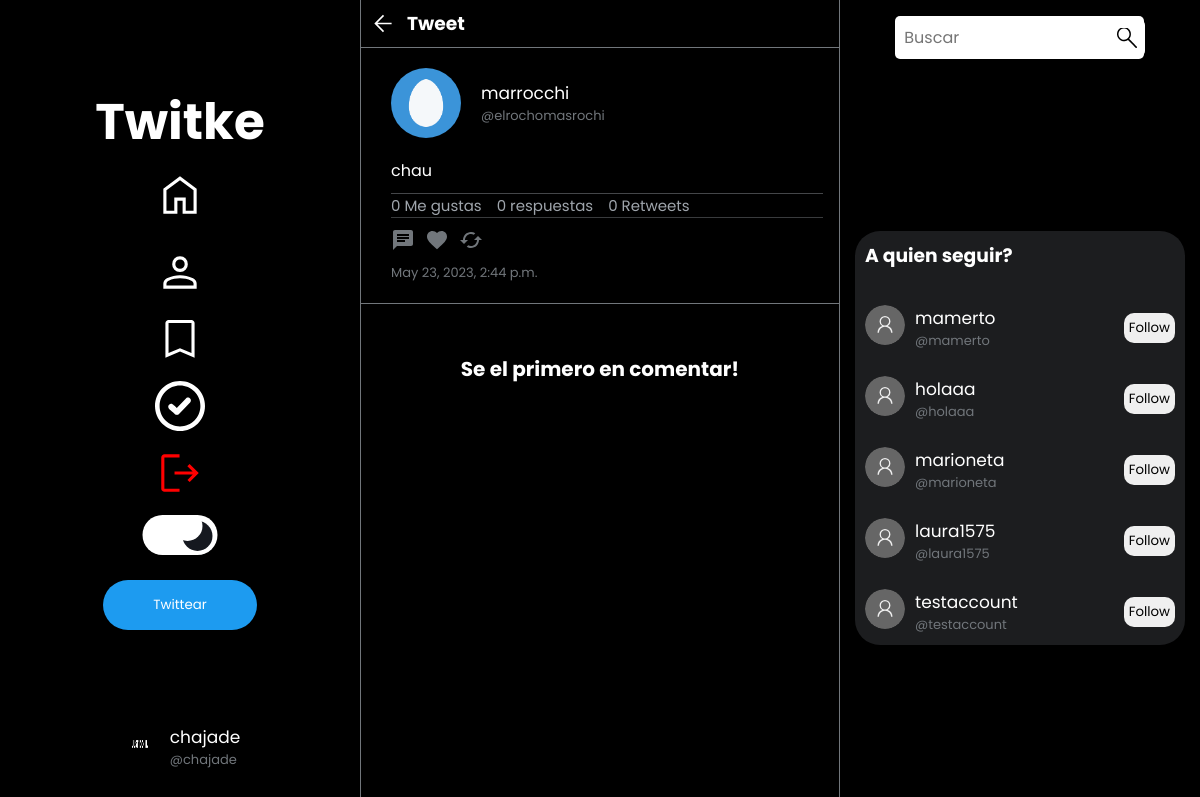
Page /tweet/detail/173 (signed in) on the committed database.
### profiles/models.py (models this page shows, shortened)
class Profiles(models.Model):
    user = models.ForeignKey(User, null=True, on_delete=models.CASCADE )
    username = models.CharField(max_length=30, null=True, default="")
    keeps = models.ManyToManyField(Tweet, related_name='kept_by_profiles', blank=True)
    retweets = models.ManyToManyField(Tweet, related_name='retweets_by_profiles', blank=True)
    biography = models.TextField(max_length=250,  null=True, default="", blank=True)
    profileImage = models.ImageField(null=True, blank=True, upload_to='profileImages')
    profileBanner = models.ImageField(null=True, blank=True, upload_to='profileBanners')
    followers = models.IntegerField(default=0)
    followers_users = models.ManyToManyField('self', symmetrical=False, related_name="followage", blank=True)
    followed_users = models.ManyToManyField('self', symmetrical=False, related_name='following', blank=True)
    like_tweets = models.ManyToManyField(Tweet, related_name='liked', blank=True)
    birthday = models.DateField(null=True)
    webSite = models.CharField(null=True, max_length=100)
    created_at = models.DateTimeField(auto_now_add=True)
    is_verified = models.BooleanField(default=False)
    darkMode = models.BooleanField(default=False)

### tweet_profiles/models.py (models this page shows)
class Tweet_profile(models.Model):
    tweet = models.ForeignKey(Tweet, null=True, on_delete=models.CASCADE)
    profile = models.ForeignKey(Profiles, null=True, on_delete=models.CASCADE)
    retwitted_by = models.ManyToManyField(Profiles, related_name="retweet_users")
    likes_users = models.ManyToManyField(Profiles, related_name="likes_tweets")
    haveMultimedia = models.BooleanField(default=False)

### tweets/models.py (models this page shows)
class Tweet(models.Model):
    user = models.ForeignKey(User, null=True, on_delete=models.CASCADE)
    content = models.TextField(max_length=180)
    created_at = models.DateTimeField(auto_now_add=True)
    likes = models.IntegerField(default=0)
    retweets = models.IntegerField(default=0)
    edited = models.BooleanField(default=False)
    parent_tweet = models.IntegerField(null=True)
    responses = models.IntegerField(null=True, default=0)

### tweets/views.py (the view)
# urls.py: path('tweet/detail/<int:id>', views.tweetDetails, name="tweetDetails"),
def tweetDetails(request, id):
    tweet = Tweet_profile.objects.all().filter(tweet__parent_tweet = id)
    parent_tweet = Tweet_profile.objects.get(tweet_id = id)
    profile = Profiles.objects.get(id=parent_tweet.profile.user.id)
    likes = parent_tweet.likes_users.all()
    return render(request, 'tweetDetail.html',{
        'tweets': tweet,
        'parent_tweet': parent_tweet,
        'profile': profile,
        'likes': likes,
        'is_self': request.user.is_authenticated and request.user.id == id
    })

### tweets/context_processors.py (called while the page is built)
def random_users(request):
    random_users = []
    if request.user.is_authenticated:
        if request.user.is_authenticated:
            current_profile = Profiles.objects.get(user__username = request.user.username)
            random_users = Profiles.objects.exclude(id__in=current_profile.followed_users.values_list('id', flat=True)).exclude(id=request.user.id).order_by('?')[:5]
    return {'random': random_users}

def current_profile(request):
    current_profile = None
    darkmode = True
    if request.user.is_authenticated:
        current_profile = Profiles.objects.get(user__username=request.user.username)
    return {'current_profile': current_profile, 'darkMode': darkmode}

### tweets/templates/tweetDetail.html (shortened to what this page needs)
{% extends 'base.html' %} {% load static %}
    {% block content %}
    <link rel="stylesheet" href="{% static 'tweetDetail.css' %}" />
    <link rel="stylesheet" href="{% static 'globalFeed.css' %}"S>
        <header class="headerDetail">
            <div class="backNav">
                <div class="firstNav">
                    <a href="#" onclick="volverAlTweetAnterior();"><svg xmlns="http://www.w3.org/2000/svg" height="40" viewBox="0 96 1000 700" width="48"><path d="M480 896 160 576l320-320 42 42-248 248h526v60H274l248 248-42 42Z"/></svg></a>
                    <h3>Tweet</h3>
                </div>
            </div>
            <div class="parent_tweet">
                <div class="asection" style="display: flex; align-items: center; gap: 20px">
                    {% if parent_tweet.profile.profileImage %}
                        <img src="{{parent_tweet.profile.profileImage.url}} " style="width: 70px; border-radius: 50%" alt="" class="profilePhoto">
                    {% endif %}
                    <div class="username-divs" style="display: flex; flex-direction: column;">
                        <form action="{% url 'myProfile' parent_tweet.profile.user.id %}">
                            <button class="usernameTweet" style="color:white">{{parent_tweet.profile.user.username}}</button>
                        </form>
                        <p class="atName" style="font-size: 13px;">@{{parent_tweet.profile.username}}</p>
                    </div>
                </div>
                <p class="content">{{parent_tweet.tweet.content}}</p>
                <div class="dataSection">
                    <p class="likesCounter">{{parent_tweet.likes_users.all.count}} Me gustas</p>
                    <p class="responses">{{parent_tweet.tweet.responses}} respuestas</p>
                    <p>0 Retweets</p>
                </div>
                <div class="buttons" style="flex-direction: row;">
                    <button class="msgButton" id="{{parent_tweet.tweet.id}}">
                        <svg class="msgSvg" xmlns="http://www.w3.org/2000/svg" height="24px" viewBox="0 0 24 24" width="24px" fill="rgba(113, 118, 123, 1)">
                            <path d="M0 0h24v24H0z" fill="none"/>
                            <path d="M20 2H4c-1.1 0-1.99.9-1.99 2L2 22l4-4h14c1.1 0 2-.9 2-2V4c0-1.1-.9-2-2-2zM6 9h12v2H6V9zm8 5H6v-2h8v2zm4-6H6V6h12v2z"/>
                        </svg>
                    </button>
                    <form action="{% url 'like' parent_tweet.tweet.id %}" class="likeForm" id="likeForm">
                        <button class="likeBtn" onclick="{% if user.is_authenticated %} like(event, this) {% endif %}"  tweet-id="{{parent_tweet.tweet.id}}" >
                            <svg class="likeSvg" {% if current_profile in parent_tweet.likes_users.all %}fill="red"{% endif %}  xmlns="http://www.w3.org/2000/svg" height="24px" viewBox="0 0 24 24" width="24px"><path  d="M0 0h24v24H0z" fill="none"/><path {% if current_profile in parent_tweet.likes_users.all %}fill="red"{% endif %} d="M12 21.35l-1.45-1.32C5.4 15.36 2 12.28 2 8.5 2 5.42 4.42 3 7.5 3c1.74 0 3.41.81 4.5 2.09C13.09 3.81 14.76 3 16.5 3 19.58 3 22 5.42 22 8.5c0 3.78-3.4 6.86-8.55 11.54L12 21.35z"/></svg>
                        </button>
                    </form>
                    <form>
                        <button>
                        </button>
                    </form>
                </div>
                <p class="created">{{parent_tweet.tweet.created_at}}</p>
            </div class="responses">
            {% if tweets %}
                {% for tweet in tweets %}
                        {% include 'Tweet.html' %}
                {% endfor %}
            {% else %}
                <h1 class="nothingHere">Se el primero en comentar!</h1>
            {% endif %}
            </div>
        {% endblock content %}

### tweets/templates/base.html (shortened to what this page needs)
{% load static %}
<!DOCTYPE html>
<html lang="es">
  <head>
    <link rel="stylesheet" href="{% static 'base.css' %}" />
  </head>
  <body class="{% if current_profile.darkMode %}dark-theme{% endif %}">
    <div class="container">
      <nav class="navbar-1">
          <ul>
            <h1 style="font-size: 50px">Twitke</h1>
            <li><a href="{% url 'globalFeed' %}"><img  class="img-ul" src="{% static 'home_FILL0_wght400_GRAD0_opsz48.svg' %}"></a><li>
            {% if user.is_authenticated %}
            <li><a href="{% url 'myProfile' user.id %}"><img class="img-ul"  src="{% static 'person_FILL0_wght400_GRAD0_opsz48.svg'%}" ></a></li>
            <li><a href="{% url 'keeped' user.id %}"><img class="img-ul"  src="{% static 'bookmark_FILL0_wght400_GRAD0_opsz48.svg' %}"></a></li>
              {% if user.is_staff %}
              <li><a class="verificateNav" href="{% url 'verificate' %}"><img  class="img-ul" src="{% static 'verify-verified-check-icon.svg' %}"></a></li>
              {% endif %}
              <li><a href="{% url 'logout' %}"><img  class="img-ul" src="{% static 'logout_FILL0_wght400_GRAD0_opsz48.svg' %}"></a></li>
              {% else %}
              <li class="signupButton"><a href="{% url 'signup' %}" ><img  class="img-ul" src="{% static 'register-14.svg' %}"></a></li>
              <li class="signinButton"><a href="{% url 'signin' %}"><img  class="img-ul" src="{% static 'login-svgrepo-com.svg' %}"></a></li>
              {% endif %}
              <form action="{% url 'darkMode' %}?next={{ request.path }}" method="POST" id="darkModeForm">
                <div class="containerToggle">
                  <button type="submit" name="" id="toggle" value="" for="submit" onclick="darkMode(event, this)"></button>
                </div>
              </form>
              <li class="twittearButton"><button>Twittear</button></li>
            </ul>
            <div class="current">
              <div class="user_card">
                {% if user.is_authenticated %}
                <div class="username2">
                  {% if current_profile.profileImage %}
                    <img src="{{current_profile.profileImage.url}} " alt="" class="fotito profilePhoto" style="width: 40px; border-radius: 50%; height:40px">
                  {% endif %}
                  <div class="usernameBase">
                    <form action="{% url 'myProfile' current_profile.user.id %}">
                      <button class="usernameTweet" style="color:white"><p>{{current_profile.user.username}}</p></button>
                    </form>
                    <p class="atName">@{{current_profile.user.username}}</p>
                  </div>
                </div>
                {% endif %}
              </div>
            </div>
        </nav>
        <main class="baseMain">
          {% block content %}
          {% endblock %}
        <nav class="navbar-2">
          <form action="{% url 'search' %}" class="searchForm">
            <div class="search-container">
              <input type="text" class="searchbar" name="search" placeholder="Buscar">
              <button type="submit" class="search-button">
                <img src="{% static '1093183.svg' %}" alt="">
              </button>
            </div>
          </form>
          <section class="aQuienSeguir">
            <h3 style="color: white;">A quien seguir?</h3>
            {% if random %}
              {% for user in random %}
                <div class="user_card">
                  <div class="username2">
                    <div class="usernameBase">
                      <form action="{% url 'myProfile' user.user.id %}">
                        <button class="usernameTweet" style="color:white"><p>{{user.user.username}}</p></button>
                      </form>
                      <p class="atName">@{{user.user.username}}</p>
                    </div>
                  </div>
                  <form action="{% url 'follow' id=user.user.id %}" id="followForm4" method="POST">
                    <button id="button4"  onclick="follow(event, this)" tweet-id="{{user.user.id}}" type="submit" class="boton"><p>{% if current_profile not in user.followers_users.all %}Follow{% else %}Unfollow{% endif %}</p></button>
                </form>
                </div>
              {% endfor %}
            {% else %}
              <li class="elseSessionLi"><a class="elseSession" href="{% url 'signin' %}">Inicia sesion para ver</a></li>
            {% endif  %}
          </section>
        </nav>
  </body>
</html>

### tweets/static/base.css (style rules this page uses)
* { margin: 0; padding: 0; font-family: 'Poppins', sans-serif; }
.container { display: flex; justify-content: center; width: 100%; position: relative; }
.baseMain { height: 100vh; display: flex; width: 40vw; }
.navbar-1, .navbar-2 { width: 30vw; background-color: #0e1720; display: flex; flex-direction: column; justify-content: center; align-items: center; height: 100%; }
.navbar-1 { position: fixed; left: 0; top: 0; z-index: 10; }
.navbar-2 { position: fixed; right: 0; top: 0; z-index: 10; }
ul { display: flex; flex-direction: column; gap: 10px; color: white; align-items: center; justify-content: center; }
ul img { width: 150px; border-radius: 10px; }
ul li { list-style: none; }
ul li a { text-decoration: none; color: white; }
.navbar-2 { justify-content: start; }
.navbar-2 .searchForm { margin: 1em; width: 80%; }
.navbar-2 form input { width: 80%; }
.search-container { display: flex; align-items: center; justify-content: center; }
.searchbar { width: 70%; padding: 9px; border: none; border-radius: 5px; outline: none; font-size: 16px; }
.search-button { background-color: white; color: white; border: none; padding: 8px; border-radius: 5px; margin-left: -35px; cursor: pointer; display: flex; align-items: center; }
.search-button img { width: 20px; background-color: transparent; height: 20px; object-fit: cover; }
.img-ul { width: 50px; }
.verificateNav { background-color: transparent; cursor: pointer; outline: none; border: none; }
.aQuienSeguir { width: 20rem; height: auto; display: flex; flex-direction: column; padding-left: 10px; background-color: rgb(28, 29, 31); margin: auto; border-radius: 25px; gap: 25px; padding-bottom: 10px; }
.aQuienSeguir h3 { align-self: flex-start; padding: 10px 0; }
.user_card { display: flex; align-items: center; justify-content: space-between; width: 100%; }
.usernameBase { display: flex; flex-direction: column; align-items: flex-start; }
.username2 { display: flex; gap: 10px; }
.atName { color: rgb(113, 118, 123, 1); }
.user_card .boton { padding: 5px; border-radius: 10px; margin-right: 10px; cursor: pointer; outline: none; border: none; }
.usernameTweet { background-color: transparent; border: none; margin: 0; padding: 0; }

### tweets/static/tweetDetail.css (style rules this page uses)
.backNav { display: flex; justify-content: flex-start; width: 100%; background-color: black; color: white; align-items: center; margin-left: 0px; }
.firstNav { justify-self: flex-start; display: flex; align-items: center; }
.nothingHere { text-align: center; margin-top: 50px; font-size: 20px; height: auto; }
.backNav a { margin: 0 10px; background-color: transparent; cursor: pointer; border: none; outline: none; }
.backNav a svg { color: white; width: 27px; filter: invert(1); font-weight: bold; }
.headerDetail { width: 100%; }
.parent_tweet { width: 100%; color: white; padding-left: 30px; padding-top: 20px; height: auto; background-color: black; padding-bottom: 20px; }
.parent_tweet .content { margin-top: 20px; margin-right: 20px; padding-right: 20px; }
.created, .atName { color: rgba(113, 118, 123, 1); font-size: 13px; }
.buttons button { background: transparent; border: none; padding: 10px 10px 5px 0; cursor: pointer; }
.buttons { display: flex; }
.usernameTweet { text-decoration: none; color: black; background-color: transparent; border: none; font-size: 17px; cursor: pointer; }
.likeForm { display: flex; align-items: center; }
.dataSection { height: auto; width: 90%; margin-top: 10px; border-top: 1px solid rgb(68, 70, 73); border-bottom: 1px solid rgb(57, 59, 61); color: rgb(159, 165, 172); font-size: 15px; gap: 15px; display: flex; }
.likesCounter { cursor: pointer; }

### tweets/templates/base.html (style rules this page uses)
.current { margin-top: auto; margin-bottom: 20px; padding: 10px; border-radius: 30px; cursor: pointer; transition: .3s ease background-color; }
.navbar-1 { height: 100%; align-items: center; justify-content: center; }
.twittearButton button { padding: 15px 50px; margin-top: 15px; background-color: rgb(29, 155, 240); border-radius: 40px; color: white; border: none; cursor: pointer; outline: none; transition: .5s ease background-color; }
.navbar-1 ul { height: 100%; }

### rows in the picture
Profiles: profileImage (picture), user.username "chajade"
Tweet_profile: profile.profileImage (picture), profile.user.username "marrocchi", profile.username "elrochomasrochi", tweet.content "chau", likes_users.all.count "0", tweet.responses "0", tweet.created_at "May 23, 2023, 2:44 p.m."
Profiles: user.username "mamerto", shows "Follow"
Profiles: user.username "holaaa", shows "Follow"
Profiles: user.username "marioneta", shows "Follow"
Profiles: user.username "laura1575", shows "Follow"
Profiles: user.username "testaccount", shows "Follow"
